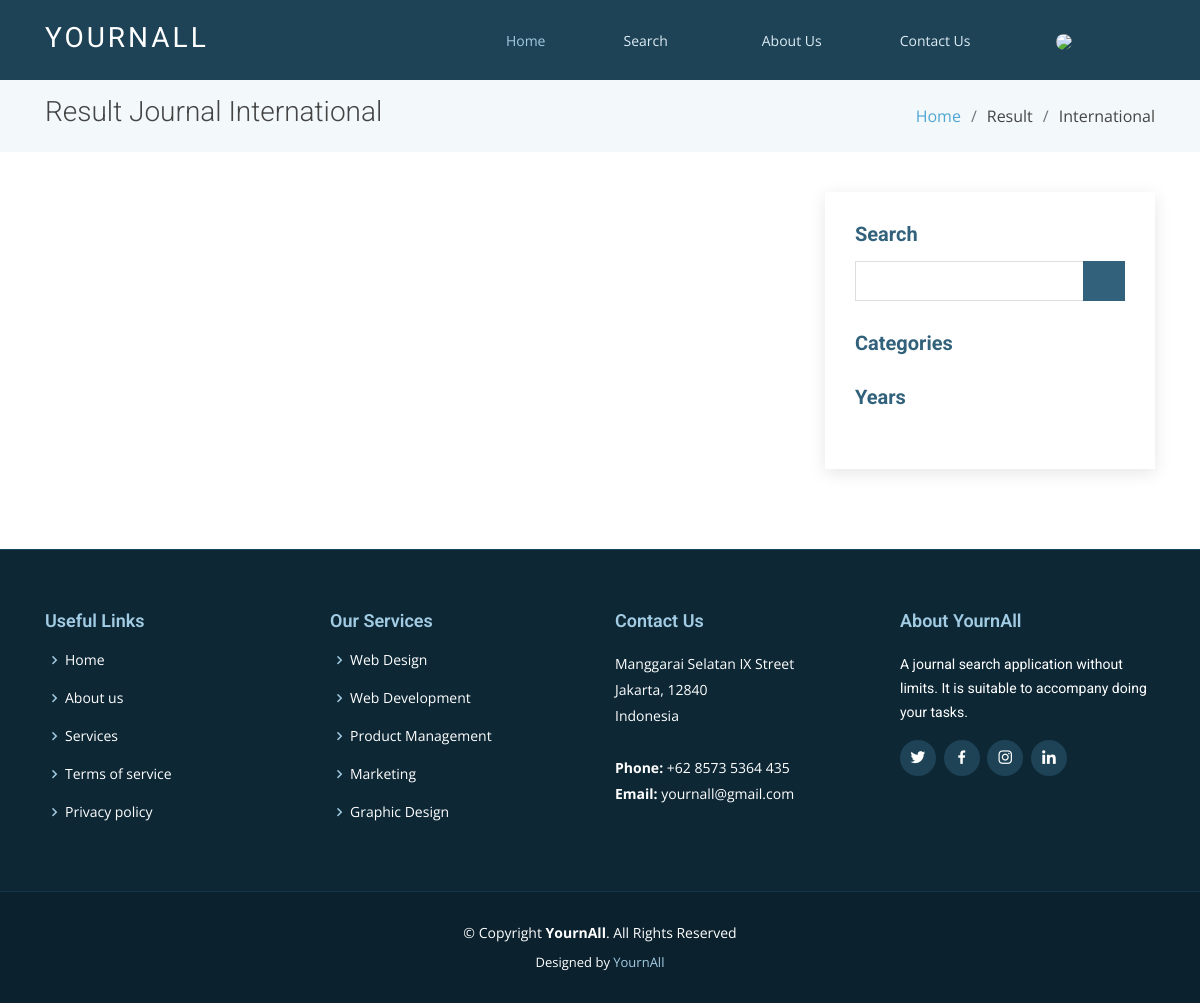
Before: /index.php/member/result/international with the older database file.
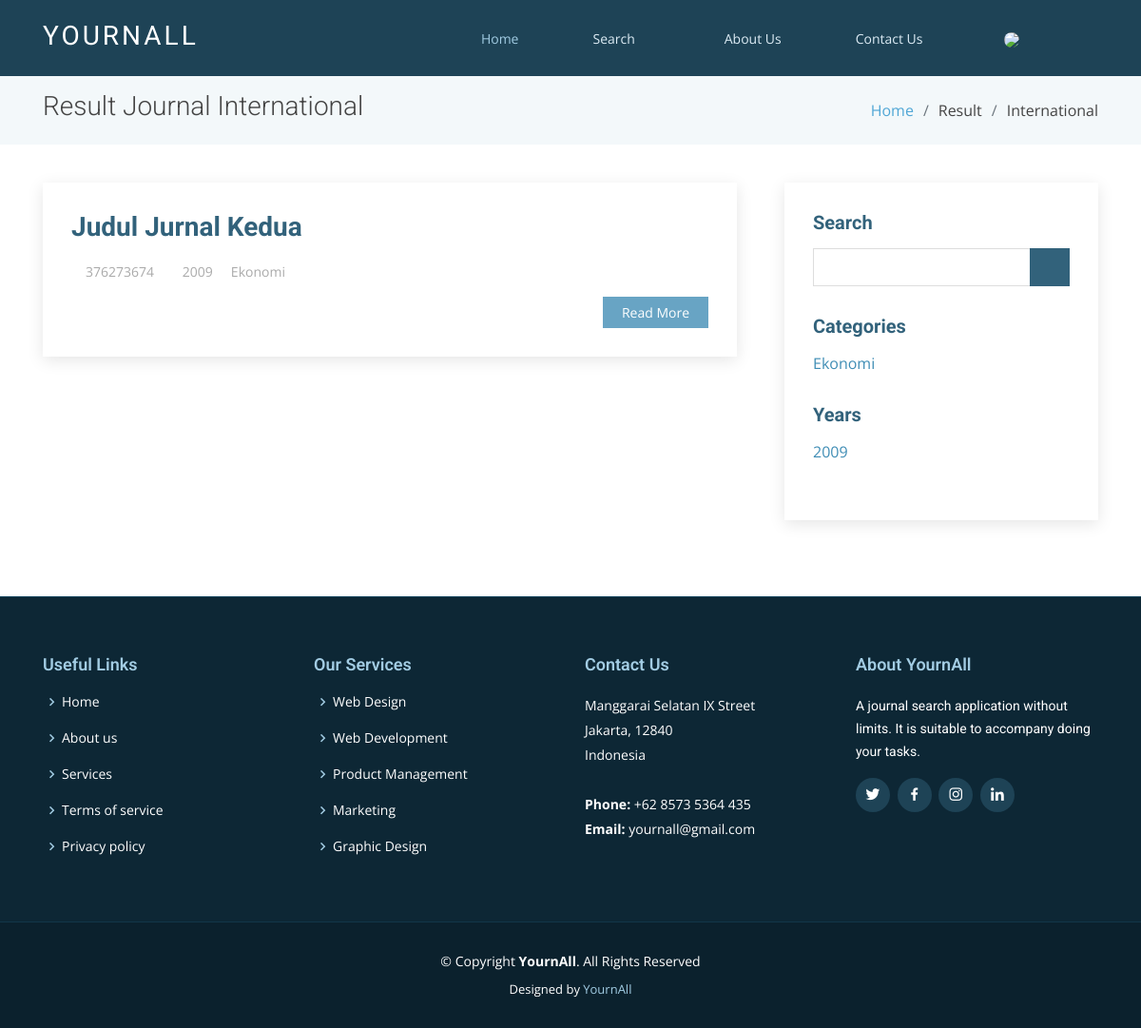
After: the same page with the newer database file.
### tables this page shows
CREATE TABLE `journal` (
  `id` int(11) NOT NULL,
  `issn` varchar(64) NOT NULL,
  `title` varchar(256) NOT NULL,
  `type` enum('National','International') NOT NULL,
  `category` varchar(128) NOT NULL,
  `year` varchar(11) NOT NULL,
  `date_upload` varchar(50) NOT NULL,
  `file` varchar(256) NOT NULL
);

### application/controllers/member/Result.php (called while the page is built, shortened)
<?php
class Result extends CI_Controller
{
    public function international()
    {
        $data['user'] = $this->db->get_where('user', ['email' => $this->session->userdata('email')])->row_array();
        $data['journal_i'] = $this->m_result->journal_i()->result();
        $this->load->view('templates/header', $data);
        $this->load->view('pages/member/v_result_i', $data);
        $this->load->view('templates/footer');
    }
}

### index.php (called while the page is built, shortened)
<?php
require_once BASEPATH.'core/CodeIgniter.php';

### application/models/m_result.php (called while the page is built, shortened)
<?php
class m_result extends CI_Model
{
    public function journal_i()
    {
        $international = array('International');
        $this->db->where_in('type', $international);
        return $this->db->get('journal');
    }
}

### application/views/pages/member/v_result_i.php (the view, shortened to what this page needs)
<main id="main">
    <section class="breadcrumbs">
        <div class="container">
            <div class="d-flex justify-content-between align-items-center">
                <h2>Result Journal International</h2>
                <ol>
                    <li><a href="#">Home</a></li>
                    <li>Result</li>
                    <li>International</li>
                </ol>
            </div>
        </div>
    </section>
    <section class="blog" data-aos="fade-up" data-aos-easing="ease-in-out" data-aos-duration="500">
        <div class="container">
            <div class="row">
                <div class="col-lg-8 entries">
                    <?php
                    foreach ($journal_i as $j) { ?>
                        <article class="entry">
                            <h2 class="entry-title">
                                <a href=""><?php echo $j->title ?></a>
                            </h2>
                            <div class="entry-meta">
                                <ul>
                                    <li class="d-flex align-items-center"><i class="icofont-user"></i> <a href="#"><?php echo $j->issn ?></a></li>
                                    <li class="d-flex align-items-center"><i class="icofont-wall-clock"></i> <a href="#"><?php echo $j->year ?></a></li>
                                    <li class="d-flex align-items-center"><i class="icofont-wall-list"></i> <a href="#"><?php echo $j->category ?></a></li>
                                </ul>
                            </div>
                            <div class="entry-content">
                                <div class="read-more">
                                    <a href="#">Read More</a>
                                </div>
                            </div>
                        </article>
                    <?php } ?>
                </div>
                <div class="col-lg-4">
                    <div class="sidebar">
                        <h3 class="sidebar-title">Search</h3>
                        <div class="sidebar-item search-form">
                            <form action="">
                                <input type="text">
                                <button type="submit"><i class="icofont-search"></i></button>
                            </form>
                        </div>
                        <h3 class="sidebar-title">Categories</h3>
                        <div class="sidebar-item categories">
                            <ul>
                                <?php
                                foreach ($journal_i as $j) { ?>
                                    <li>
                                        <a href=""><?php echo $j->category ?></a>
                                    </li>
                                <?php } ?>
                            </ul>
                        </div>
                        <h3 class="sidebar-title">Years</h3>
                        <div class="sidebar-item categories">
                            <ul>
                                <?php
                                foreach ($journal_i as $j) { ?>
                                    <li>
                                        <a href=""><?php echo $j->year ?></a>
                                    </li>
                                <?php } ?>
                            </ul>
                        </div>
                    </div>
                </div>
            </div>
        </div>
    </section>
</main>

Changed rows visible on the page:
added journal: title "Judul Jurnal Kedua", issn "376273674", year "2009", category "Ekonomi"
